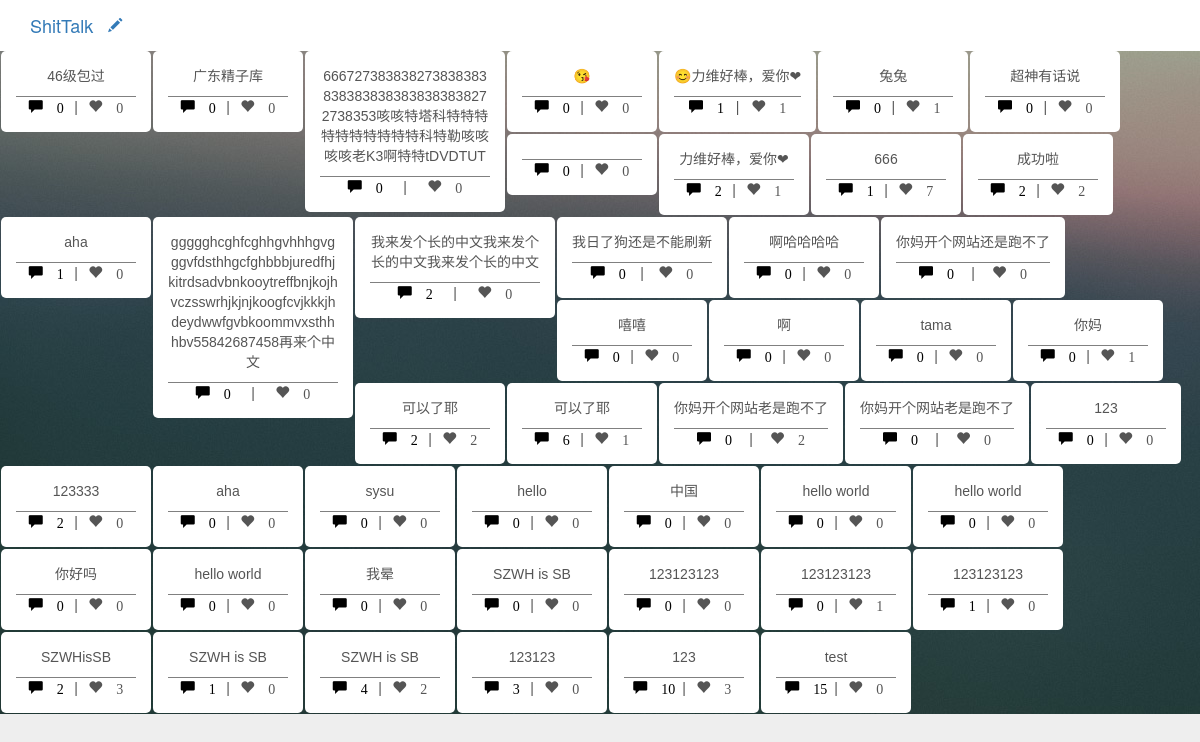
The page / on the database its author committed.
### Model.py (models this page shows, shortened)
class Post(db.Model):
	id = db.Column(db.Integer, primary_key=True)
	content = db.Column(db.Text)
	like_num = db.Column(db.Integer, default = 0)
	create_time = db.Column(db.DateTime, default=datetime.datetime.now)
	location = db.Column(db.Integer)
	comment_id = db.relationship('PostComment', backref='post')

### ShitTalk.py (the view)
@app.route('/', methods=['GET', 'POST'])
def index():
	if request.method == 'POST':
		if request.form['post_content'] != "":
			cont = request.form['post_content']
			locat = 0
			addTalk.delay(cont, locat)
			return redirect(url_for('index'))
	post = Post.query.all()
	post_id = []
	post_contents = []
	post_like = []
	comment_num = []
	for x in range(0,len(post))[::-1]:
		post_id.append(str(post[x].id))
		post_contents.append(post[x].content)
		post_like.append(post[x].like_num)
		comment_num.append(len(PostComment.query.filter_by(post_id = int(post[x].id)).all()))
	length = len(post)
	return render_template('index.html', post_id = post_id, comment_num = comment_num, post_like = post_like, post_contents = post_contents, length = length)

### templates/index.html (shortened to what this page needs)
<!DOCTYPE html>
<html>
    <head>
        <link rel="stylesheet" type="text/css" href="../static/default.css">
        <link rel="stylesheet" href="../static/lib/genericons/genericons.css" type="text/css">
        <link rel="stylesheet" href="../static/base.css" type="text/css">
        <link rel="stylesheet" href="../static/assets/css/bootstrap.css" type="text/css">
        <link rel="stylesheet" href="../static/assets/css/google-plus.css" type="text/css">
        <link rel="stylesheet" href="../static/assets/css/bootstrap.min.css" type="text/css">
    </head>
    <body background="../static/img/background.jpg">
        <div id="ptr">
        </div>
        <div class="navbar navbar-fixed-top header"style="#background: url(../static/img/blur.png)">
            <div class="col-md-12">
                <div class="navbar-header" >
                    <a href="#" class="navbar-brand">ShitTalk</a>
                    <div class="write"><a href="#inputModal" data-toggle="modal"><div class="glyphicon glyphicon-pencil" aria-hidden="true"></div></a></div>
                </div>
            </div>
        </div>
        <div id="content">
            <div class="masonry">
                {% for i in range(length) %}
                <div class="box panel-body">
                    <p>{{ post_contents[i] }}</p>
                    <div class="box-fun">
                        <a href="{{ '/comment/'+ post_id[i] }}">
                            <div class="glyphicon glyphicon-comment" aria-hidden="true">
                                <span class="num">{{ comment_num[i] }}</span>
                            </div>
                        </a>
                        <span>|</span>
                        <div class="glyphicon glyphicon-heart" id="{{ post_id[i] }}" aria-hidden="true">
                            <span class="num">{{ post_like[i] }}</span>
                        </div>
                    </div>
                </div>
                {% endfor %}
            </div>
        </div>
    </body>
</html>

### static/default.css (style rules this page uses)
* { -webkit-box-sizing: border-box; -moz-box-sizing: border-box; box-sizing: border-box; }
#content { margin-top: 50px; }
.box p { word-break:break-word; }
.box { float: left; min-width: 150px; max-width: 200px; background: #fff; border: 0; margin: 1px; border-color: hsla(0, 0%, 0%, 0.5); text-align: center; border-radius: 5px; padding-bottom: 0; }
.num { margin: 0; border: 0; padding: 0; }
.box-fun { width: 100%; display: inline-block; border-top: 1px solid gray; text-align: center; border-bottom: 0px; padding-bottom: 0px; margin-bottom: 0px; }
.box-fun div { display: inline-block; width: 40%; margin: auto; }
.box-fun span { width: 1%; margin: 0; border: 0; padding: 0; }
.masonry { background: url(../static/img/background.jpg); overflow: auto; }
.write { display: inline-block; float: right; margin-top: 15px; }
.box-fun a { color: black; }

### static/base.css (style rules this page uses)
html, body { height: 100%; }
body { background: #333; margin: 0; }
#ptr { position: absolute; top: 0; left: 0; width: 100%; color: gray; z-index: 10; text-align: center; height: 50px; }
#content { background: #eee; min-height: 100%; z-index: 20; -webkit-backface-visibility: hidden; -webkit-perspective: 1000; text-align: center; font-family: Helvetica, Arial, sans-serif; color: #555; box-sizing: border-box; }

### static/assets/css/google-plus.css (style rules this page uses)
body { background-color:#e0e0e0; -webkit-font-smoothing: antialiased; font: normal 14px Roboto,arial,sans-serif; }
.header { background-color:#ffffff;border-width:0; }

### rows shown on the page
Post: content "46级包过"
Post: content "广东精子库"
Post: content "6667273838382738383838383838383838383838272738353咳咳特塔科特特特特特特特特特特科特勒咳咳咳咳老K3啊特特tDVDTUT"
Post: content "😊力维好棒，爱你❤"
Post: content "兔兔"
Post: content "超神有话说"
Post: content "力维好棒，爱你❤"
Post: content "666"
Post: content "成功啦"
Post: content "aha"
Post: content "ggggghcghfcghhgvhhhgvgggvfdsthhgcfghbbbjuredfhjkitrdsadvbnkooytreffbnjkojhvczsswrhjkjnjkoogfcvjkkkjhdeydwwfgvbkoommvxsthhhbv55842687458再来个中文"
Post: content "我来发个长的中文我来发个长的中文我来发个长的中文"
Post: content "我日了狗还是不能刷新"
Post: content "啊哈哈哈哈"
Post: content "你妈开个网站还是跑不了"
Post: content "嘻嘻"
Post: content "tama"
Post: content "你妈"
Post: content "可以了耶"
Post: content "可以了耶"
Post: content "你妈开个网站老是跑不了"
Post: content "你妈开个网站老是跑不了"
Post: content "123"
Post: content "123333"
Post: content "aha"
Post: content "sysu"
Post: content "hello"
Post: content "中国"
Post: content "hello world"
Post: content "hello world"
Post: content "你好吗"
Post: content "hello world"
Post: content "我晕"
Post: content "SZWH is SB"
Post: content "123123123"
Post: content "123123123"
Post: content "123123123"
Post: content "SZWHisSB"
Post: content "SZWH is SB"
Post: content "SZWH is SB"
Post: content "123123"
Post: content "123"
Post: content "test"

### other values the page prints
{{ comment_num[i] }} "0" "0" "0" "0" "1" "0" "0" "0" "2" "1" "2" "1" "0" "2" "0" "0" "0" "0" "0" "0" "0" "2" "6" "0" "0" "0" "2" "0" "0" "0" "0" "0" "0" "0" "0" "0" "0" "0" "0" "1" "2" "1" "4" "3" "10" "15"
{{ post_like[i] }} "0" "0" "0" "0" "1" "1" "0" "0" "1" "7" "2" "0" "0" "0" "0" "0" "0" "0" "0" "0" "1" "2" "1" "2" "0" "0" "0" "0" "0" "0" "0" "0" "0" "0" "0" "0" "0" "0" "1" "0" "3" "0" "2" "0" "3" "0"
{{ post_contents[i] }} "😘" "啊"
